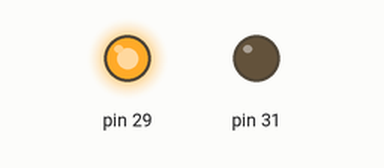
This program was run on a simulated Jetson Nano (header pin numbers), started with the argument red. Shown: output pins drawn as LEDs (lit = HIGH). Files that are not in the repository are absent. At 0.0 s the program stops and its outputs stay as they are.

Above: at 0.1 s.
Timing chart, 0 to 1.5 s (numbered marks = the images above):
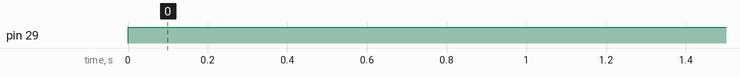

The program:

unibots_gpio_led.py
```python
#!/usr/bin/env python3
import argparse
import os
import time


def read_text(path):
    try:
        with open(path, 'rb') as handle:
            return handle.read().decode('utf-8', errors='replace').replace('\x00', '\n')
    except OSError:
        return ''


def prepare_jetson_gpio_model_env():
    if os.environ.get('JETSON_MODEL_NAME'):
        return
    text = read_text('/proc/device-tree/model') + '\n' + read_text('/proc/device-tree/compatible')
    if 'Jetson Orin Nano' in text or 'p3768-0000+p3767-0005-super' in text:
        os.environ['JETSON_MODEL_NAME'] = 'JETSON_ORIN_NANO'


def led_level(on, active_low):
    if active_low:
        return 0 if on else 1
    return 1 if on else 0


def main():
    parser = argparse.ArgumentParser(description='Set Unibots red/green GPIO LED state.')
    parser.add_argument('state', choices=['red', 'green', 'off'])
    parser.add_argument('--red-pin', type=int, default=29)
    parser.add_argument('--green-pin', type=int, default=31)
    parser.add_argument('--led-active-low', action='store_true')
    parser.add_argument('--hold-s', type=float, default=0.0)
    args = parser.parse_args()

    prepare_jetson_gpio_model_env()
    try:
        import Jetson.GPIO as GPIO
    except Exception as exc:
        print(f'Jetson.GPIO unavailable: {exc}', flush=True)
        return 0

    GPIO.setwarnings(False)
    GPIO.setmode(GPIO.BOARD)
    red = args.state == 'red'
    green = args.state == 'green'
    GPIO.setup(args.red_pin, GPIO.OUT, initial=led_level(red, args.led_active_low))
    GPIO.setup(args.green_pin, GPIO.OUT, initial=led_level(green, args.led_active_low))
    GPIO.output(args.red_pin, led_level(red, args.led_active_low))
    GPIO.output(args.green_pin, led_level(green, args.led_active_low))
    if args.hold_s > 0:
        time.sleep(args.hold_s)
    return 0


if __name__ == '__main__':
    raise SystemExit(main())
```

Measured:
- by itself, pin 29: LOW → HIGH at 0.00 s
